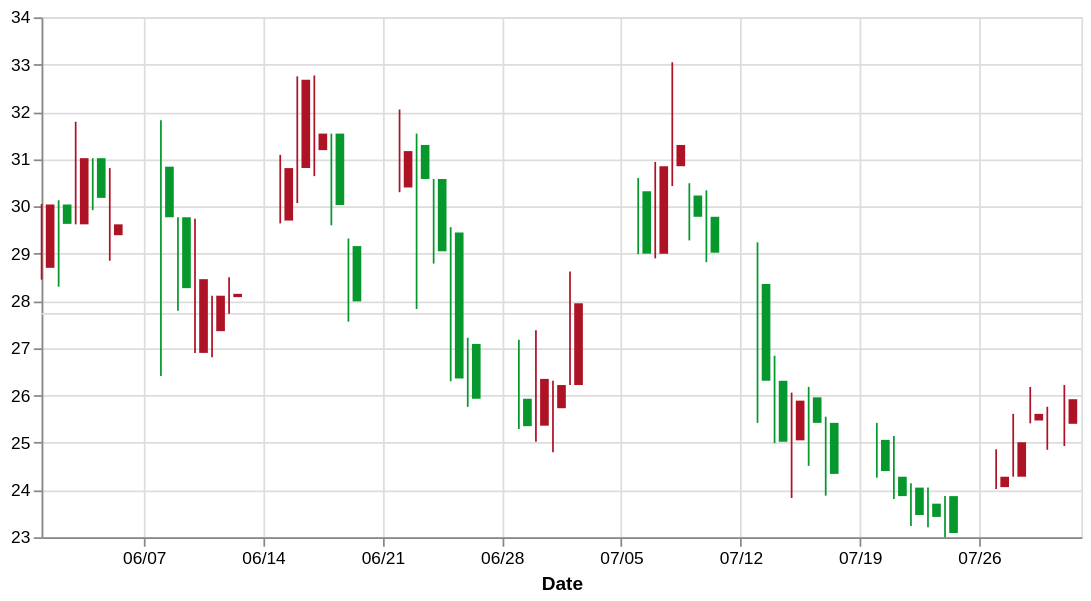

Describe this chart as a Vega-Lite specification.
### Vega-Lite specification from a JSON file in a GitHub repository (floating-point values rounded to 4 significant figures)
{"$schema": "https://vega.github.io/schema/vega-lite/v2.json", "width": 600, "data": {"values": [{"date": "01-Jun-2009", "open": 28.7, "high": 30.05, "low": 28.45, "close": 30.04, "signal": "short", "ret": -4.894}, {"date": "02-Jun-2009", "open": 30.04, "high": 30.13, "low": 28.3, "close": 29.63, "signal": "short", "ret": -0.3226}, {"date": "03-Jun-2009", "open": 29.62, "high": 31.79, "low": 29.62, "close": 31.02, "signal": "short", "ret": 3.687}, {"date": "04-Jun-2009", "open": 31.02, "high": 31.02, "low": 29.92, "close": 30.18, "signal": "short", "ret": 4.51}, {"date": "05-Jun-2009", "open": 29.39, "high": 30.81, "low": 28.85, "close": 29.62, "signal": "short", "ret": 6.084}, {"date": "08-Jun-2009", "open": 30.84, "high": 31.82, "low": 26.41, "close": 29.77, "signal": "short", "ret": 1.254}, {"date": "09-Jun-2009", "open": 29.77, "high": 29.77, "low": 27.79, "close": 28.27, "signal": "short", "ret": -5.024}, {"date": "10-Jun-2009", "open": 26.9, "high": 29.74, "low": 26.9, "close": 28.46, "signal": "short", "ret": -5.466}, {"date": "11-Jun-2009", "open": 27.36, "high": 28.11, "low": 26.81, "close": 28.11, "signal": "short", "ret": -8.374}, {"date": "12-Jun-2009", "open": 28.08, "high": 28.5, "low": 27.73, "close": 28.15, "signal": "short", "ret": -5.528}, {"date": "15-Jun-2009", "open": 29.7, "high": 31.09, "low": 29.64, "close": 30.81, "signal": "long", "ret": 3.492}, {"date": "16-Jun-2009", "open": 30.81, "high": 32.75, "low": 30.07, "close": 32.68, "signal": "short", "ret": 0.155}, {"date": "17-Jun-2009", "open": 31.19, "high": 32.77, "low": 30.64, "close": 31.54, "signal": "short", "ret": 5.828}, {"date": "18-Jun-2009", "open": 31.54, "high": 31.54, "low": 29.6, "close": 30.03, "signal": "short", "ret": 8.176}, {"date": "19-Jun-2009", "open": 29.16, "high": 29.32, "low": 27.56, "close": 27.99, "signal": "short", "ret": 8.599}, {"date": "22-Jun-2009", "open": 30.4, "high": 32.05, "low": 30.3, "close": 31.17, "signal": "short", "ret": 15.49}, {"date": "23-Jun-2009", "open": 31.3, "high": 31.54, "low": 27.83, "close": 30.58, "signal": "short", "ret": 11.74}, {"date": "24-Jun-2009", "open": 30.58, "high": 30.58, "low": 28.79, "close": 29.05, "signal": "long", "ret": -10.42}, {"date": "25-Jun-2009", "open": 29.45, "high": 29.56, "low": 26.3, "close": 26.36, "signal": "long", "ret": 0}, {"date": "26-Jun-2009", "open": 27.09, "high": 27.22, "low": 25.76, "close": 25.93, "signal": "long", "ret": 0}, {"date": "29-Jun-2009", "open": 25.93, "high": 27.18, "low": 25.29, "close": 25.35, "signal": "long", "ret": 5.263}, {"date": "30-Jun-2009", "open": 25.36, "high": 27.38, "low": 25.02, "close": 26.35, "signal": "long", "ret": 6.738}, {"date": "01-Jul-2009", "open": 25.73, "high": 26.31, "low": 24.8, "close": 26.22, "signal": "long", "ret": 7.836}, {"date": "02-Jul-2009", "open": 26.22, "high": 28.62, "low": 26.22, "close": 27.95, "signal": "long", "ret": 2.764}, {"date": "06-Jul-2009", "open": 30.32, "high": 30.6, "low": 28.99, "close": 29, "signal": "short", "ret": -2.145}, {"date": "07-Jul-2009", "open": 29, "high": 30.94, "low": 28.9, "close": 30.85, "signal": "short", "ret": 3.035}, {"date": "08-Jul-2009", "open": 30.85, "high": 33.05, "low": 30.43, "close": 31.3, "signal": "short", "ret": 5.687}, {"date": "09-Jul-2009", "open": 30.23, "high": 30.49, "low": 29.28, "close": 29.78, "signal": "short", "ret": 8.228}, {"date": "10-Jul-2009", "open": 29.78, "high": 30.34, "low": 28.82, "close": 29.02, "signal": "short", "ret": 8.648}, {"date": "13-Jul-2009", "open": 28.36, "high": 29.24, "low": 25.42, "close": 26.31, "signal": "short", "ret": 7.329}, {"date": "14-Jul-2009", "open": 26.31, "high": 26.84, "low": 24.99, "close": 25.02, "signal": "short", "ret": 7.309}, {"date": "15-Jul-2009", "open": 25.05, "high": 26.06, "low": 23.83, "close": 25.89, "signal": "neutral", "ret": 0}, {"date": "16-Jul-2009", "open": 25.96, "high": 26.18, "low": 24.51, "close": 25.42, "signal": "long", "ret": -9.828}, {"date": "17-Jul-2009", "open": 25.42, "high": 25.55, "low": 23.88, "close": 24.34, "signal": "long", "ret": -10.84}, {"date": "20-Jul-2009", "open": 25.06, "high": 25.42, "low": 24.26, "close": 24.4, "signal": "long", "ret": -7.557}, {"date": "21-Jul-2009", "open": 24.28, "high": 25.14, "low": 23.81, "close": 23.87, "signal": "long", "ret": -2.509}, {"date": "22-Jul-2009", "open": 24.05, "high": 24.14, "low": 23.24, "close": 23.47, "signal": "long", "ret": 0.9158}, {"date": "23-Jul-2009", "open": 23.71, "high": 24.05, "low": 23.21, "close": 23.43, "signal": "long", "ret": 2.471}, {"date": "24-Jul-2009", "open": 23.87, "high": 23.87, "low": 23, "close": 23.09, "signal": "long", "ret": 4.223}, {"date": "27-Jul-2009", "open": 24.06, "high": 24.86, "low": 24.02, "close": 24.28, "signal": "long", "ret": -0.1894}, {"date": "28-Jul-2009", "open": 24.28, "high": 25.61, "low": 24.28, "close": 25.01, "signal": "long", "ret": -4.38}, {"date": "29-Jul-2009", "open": 25.47, "high": 26.18, "low": 25.41, "close": 25.61, "signal": "long", "ret": -4.485}, {"date": "30-Jul-2009", "open": 25.4, "high": 25.76, "low": 24.85, "close": 25.4, "signal": "long", "ret": -1.704}, {"date": "31-Jul-2009", "open": 25.4, "high": 26.22, "low": 24.93, "close": 25.92, "signal": "short", "ret": 5.068}]}, "transform": [{"calculate": "datum.open > datum.close", "as": "isIncrease"}, {"calculate": "(datum.open + datum.close)/2", "as": "mid"}], "layer": [{"mark": {"type": "rule"}, "encoding": {"y": {"field": "mid", "type": "quantitative", "aggregate": "mean", "scale": {"zero": false}, "axis": {"title": null}}, "color": {"value": "fff"}}}, {"mark": {"type": "rule"}, "encoding": {"x": {"field": "date", "type": "temporal", "timeUnit": "yearmonthdate", "axis": {"format": "%m/%d", "labelAngle": 0, "title": "Date"}}, "y": {"field": "low", "type": "quantitative"}, "y2": {"field": "high", "type": "quantitative"}, "color": {"field": "isIncrease", "type": "nominal", "scale": {"range": ["#ae1325", "#06982d"]}, "legend": false}}}, {"mark": {"type": "bar"}, "encoding": {"x": {"field": "date", "type": "temporal", "timeUnit": "yearmonthdate"}, "y": {"field": "open", "type": "quantitative"}, "y2": {"field": "close", "type": "quantitative"}, "size": {"value": 5}, "color": {"field": "isIncrease", "type": "nominal", "scale": {"range": ["#ae1325", "#06982d"]}, "legend": false}}}]}
